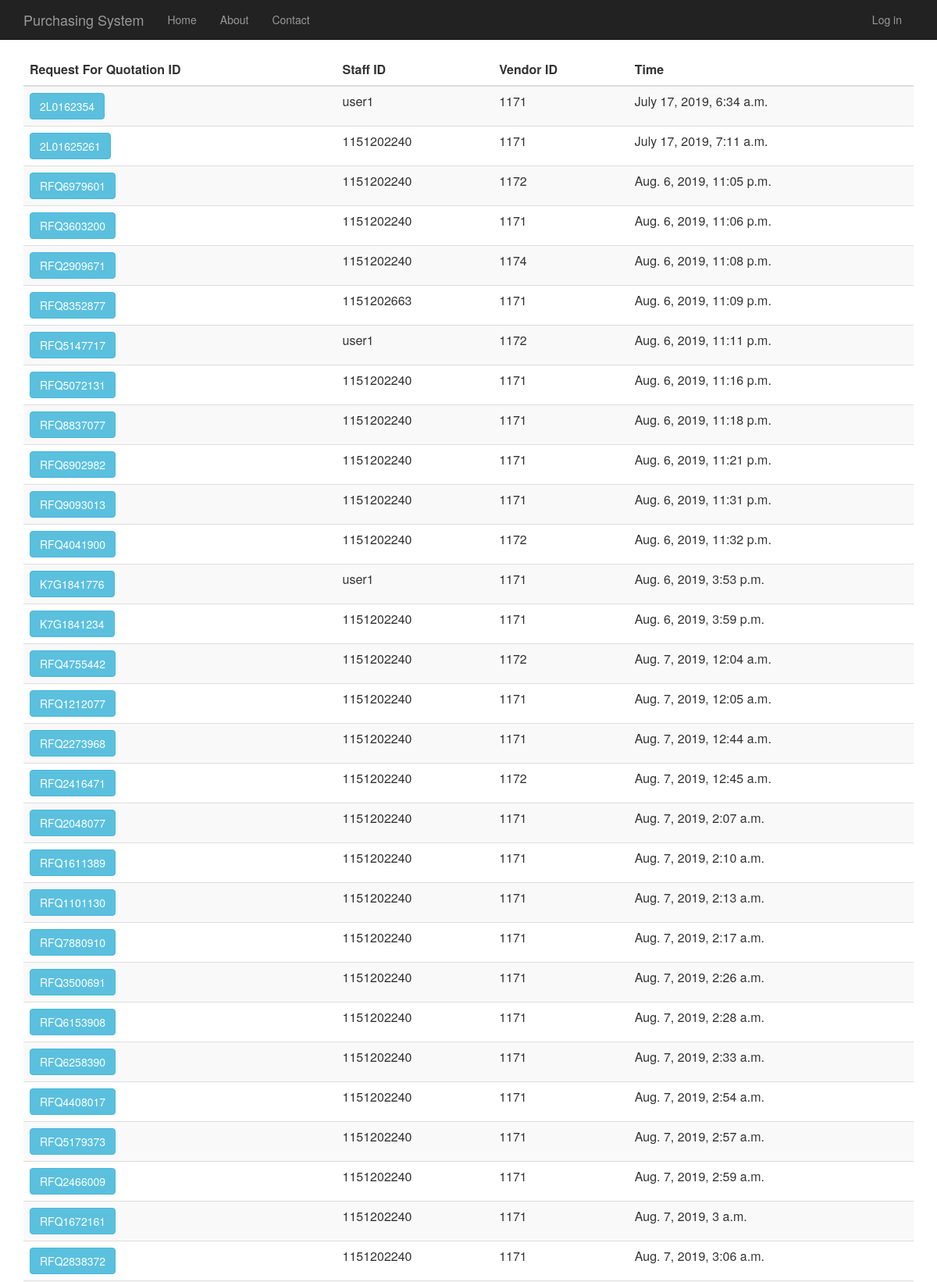
Page /requestforquotationhistory (upper part) on the committed database.
### RequestForQuotation/models.py (models this page shows, shortened)
class RequestForQuotation(models.Model):
    request_for_quotation_id = models.CharField(primary_key=True, max_length=10)
    time_created = models.DateTimeField()
    description = models.TextField(null=True,default=None, blank=True)
    total_price = models.DecimalField(max_digits=10, decimal_places=2, default=Decimal('0.00'))
    person_id = models.ForeignKey(Person, on_delete = models.CASCADE)
    vendor_id = models.ForeignKey(Vendor, on_delete = models.CASCADE)
    purchase_requisition_id = models.ForeignKey(PurchaseRequisition, on_delete = models.CASCADE)

### app/models.py (models this page shows, shortened)
class Person(models.Model):
    user_id = models.OneToOneField(User)
    person_id = models.CharField(primary_key=True, max_length=10)
    person_name = models.TextField()
    person_address = models.TextField()
    person_phone_number = models.TextField()
    person_role = models.TextField(default = 'MANAGER')

class Vendor(models.Model):
    vendor_id = models.CharField(primary_key=True, max_length=10)
    vendor_name = models.TextField()
    vendor_phone_number = models.TextField()
    vendor_address = models.TextField()
    vendor_email = models.TextField()
    def __str__(self):
        return str(self.vendor_id)

### RequestForQuotation/views.py (the view)
# urls.py: url(r'^requestforquotationhistory', RequestForQuotation.views.requestforquotationhistory, name="request_of_quotation_history"),
def requestforquotationhistory(request):
    request_for_quotations = RequestForQuotation.objects.all()
    context = {
            'title':'Request For Quotation History',
            'rows':request_for_quotations
        }
    return render(request,'RequestForQuotation/requestforquotationhistory.html',context)

### RequestForQuotation/templates/RequestForQuotation/requestforquotationhistory.html (shortened to what this page needs)
﻿{% extends "app/layout.html" %}
{% block content %}
<div class="purchaseorderhistory margintop">
    <form action="requestforquotationhistorydetails" method="GET">
        <table class="table table-striped margintop">
          <thead>
            <tr>
              <th scope="col">Request For Quotation ID</th>
              <th scope="col">Staff ID</th>
              <th scope="col">Vendor ID</th>
              <th scope="col">Time</th>
            </tr>
          </thead>
          <tbody>
              {% for r in rows %}
            <tr>
                 <td><button type="submit" name="rfq_id" value="{{r.request_for_quotation_id}}" class="btn btn-info" >{{r.request_for_quotation_id}}</button></td>
                 <td>{{r.person_id.person_id}}</td>
                 <td>{{r.vendor_id}}</td>
                 <td>{{r.time_created}}</td>
            </tr>
              {% endfor %}
          </tbody>
        </table>
    </form>
</div>
{% endblock %}

### app/static/app/content/site.css (style rules this page uses)
body { padding-top: 50px; padding-bottom: 20px; }

### rows in the picture
RequestForQuotation: request_for_quotation_id "2L0162354", person_id.person_id "user1", vendor_id "1171", time_created "July 17, 2019, 6:34 a.m."
RequestForQuotation: request_for_quotation_id "2L01625261", person_id.person_id "1151202240", vendor_id "1171", time_created "July 17, 2019, 7:11 a.m."
RequestForQuotation: request_for_quotation_id "RFQ6979601", person_id.person_id "1151202240", vendor_id "1172", time_created "Aug. 6, 2019, 11:05 p.m."
RequestForQuotation: request_for_quotation_id "RFQ3603200", person_id.person_id "1151202240", vendor_id "1171", time_created "Aug. 6, 2019, 11:06 p.m."
RequestForQuotation: request_for_quotation_id "RFQ2909671", person_id.person_id "1151202240", vendor_id "1174", time_created "Aug. 6, 2019, 11:08 p.m."
RequestForQuotation: request_for_quotation_id "RFQ8352877", person_id.person_id "1151202663", vendor_id "1171", time_created "Aug. 6, 2019, 11:09 p.m."
RequestForQuotation: request_for_quotation_id "RFQ5147717", person_id.person_id "user1", vendor_id "1172", time_created "Aug. 6, 2019, 11:11 p.m."
RequestForQuotation: request_for_quotation_id "RFQ5072131", person_id.person_id "1151202240", vendor_id "1171", time_created "Aug. 6, 2019, 11:16 p.m."
RequestForQuotation: request_for_quotation_id "RFQ8837077", person_id.person_id "1151202240", vendor_id "1171", time_created "Aug. 6, 2019, 11:18 p.m."
RequestForQuotation: request_for_quotation_id "RFQ6902982", person_id.person_id "1151202240", vendor_id "1171", time_created "Aug. 6, 2019, 11:21 p.m."
RequestForQuotation: request_for_quotation_id "RFQ9093013", person_id.person_id "1151202240", vendor_id "1171", time_created "Aug. 6, 2019, 11:31 p.m."
RequestForQuotation: request_for_quotation_id "RFQ4041900", person_id.person_id "1151202240", vendor_id "1172", time_created "Aug. 6, 2019, 11:32 p.m."
RequestForQuotation: request_for_quotation_id "K7G1841776", person_id.person_id "user1", vendor_id "1171", time_created "Aug. 6, 2019, 3:53 p.m."
RequestForQuotation: request_for_quotation_id "K7G1841234", person_id.person_id "1151202240", vendor_id "1171", time_created "Aug. 6, 2019, 3:59 p.m."
RequestForQuotation: request_for_quotation_id "RFQ4755442", person_id.person_id "1151202240", vendor_id "1172", time_created "Aug. 7, 2019, 12:04 a.m."
RequestForQuotation: request_for_quotation_id "RFQ1212077", person_id.person_id "1151202240", vendor_id "1171", time_created "Aug. 7, 2019, 12:05 a.m."
RequestForQuotation: request_for_quotation_id "RFQ2273968", person_id.person_id "1151202240", vendor_id "1171", time_created "Aug. 7, 2019, 12:44 a.m."
RequestForQuotation: request_for_quotation_id "RFQ2416471", person_id.person_id "1151202240", vendor_id "1172", time_created "Aug. 7, 2019, 12:45 a.m."
RequestForQuotation: request_for_quotation_id "RFQ2048077", person_id.person_id "1151202240", vendor_id "1171", time_created "Aug. 7, 2019, 2:07 a.m."
RequestForQuotation: request_for_quotation_id "RFQ1611389", person_id.person_id "1151202240", vendor_id "1171", time_created "Aug. 7, 2019, 2:10 a.m."
RequestForQuotation: request_for_quotation_id "RFQ1101130", person_id.person_id "1151202240", vendor_id "1171", time_created "Aug. 7, 2019, 2:13 a.m."
RequestForQuotation: request_for_quotation_id "RFQ7880910", person_id.person_id "1151202240", vendor_id "1171", time_created "Aug. 7, 2019, 2:17 a.m."
RequestForQuotation: request_for_quotation_id "RFQ3500691", person_id.person_id "1151202240", vendor_id "1171", time_created "Aug. 7, 2019, 2:26 a.m."
RequestForQuotation: request_for_quotation_id "RFQ6153908", person_id.person_id "1151202240", vendor_id "1171", time_created "Aug. 7, 2019, 2:28 a.m."
RequestForQuotation: request_for_quotation_id "RFQ6258390", person_id.person_id "1151202240", vendor_id "1171", time_created "Aug. 7, 2019, 2:33 a.m."
RequestForQuotation: request_for_quotation_id "RFQ4408017", person_id.person_id "1151202240", vendor_id "1171", time_created "Aug. 7, 2019, 2:54 a.m."
RequestForQuotation: request_for_quotation_id "RFQ5179373", person_id.person_id "1151202240", vendor_id "1171", time_created "Aug. 7, 2019, 2:57 a.m."
RequestForQuotation: request_for_quotation_id "RFQ2466009", person_id.person_id "1151202240", vendor_id "1171", time_created "Aug. 7, 2019, 2:59 a.m."
RequestForQuotation: request_for_quotation_id "RFQ1672161", person_id.person_id "1151202240", vendor_id "1171", time_created "Aug. 7, 2019, 3 a.m."
RequestForQuotation: request_for_quotation_id "RFQ2838372", person_id.person_id "1151202240", vendor_id "1171", time_created "Aug. 7, 2019, 3:06 a.m."
